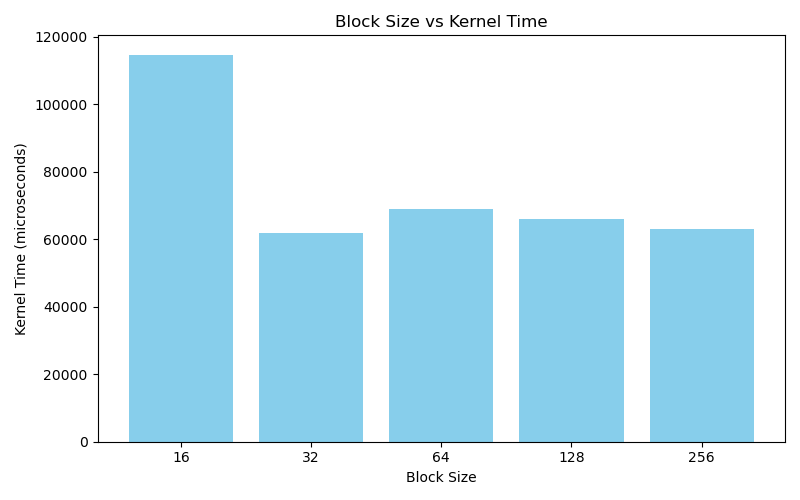

The Python source for this figure:
import matplotlib.pyplot as plt
import csv
import os

# Path to the data file
DATA_FILE = os.path.join(os.path.dirname(__file__), '../target/results/main_1_1_blocksize_vs_time.txt')
IMG_FILE = os.path.join(os.path.dirname(__file__), 'main_1_1_blocksize_vs_time.png')

block_sizes = []
kernel_times = []

with open(DATA_FILE, 'r') as f:
    reader = csv.reader(f)
    next(reader)  # skip header
    for row in reader:
        if len(row) < 2:
            continue
        block_sizes.append(int(row[0].strip()))
        kernel_times.append(float(row[1].strip()))

plt.figure(figsize=(8, 5))
plt.bar([str(b) for b in block_sizes], kernel_times, color='skyblue')
plt.xlabel('Block Size')
plt.ylabel('Kernel Time (microseconds)')
plt.title('Block Size vs Kernel Time')
plt.tight_layout()
plt.savefig(IMG_FILE)
plt.show()
